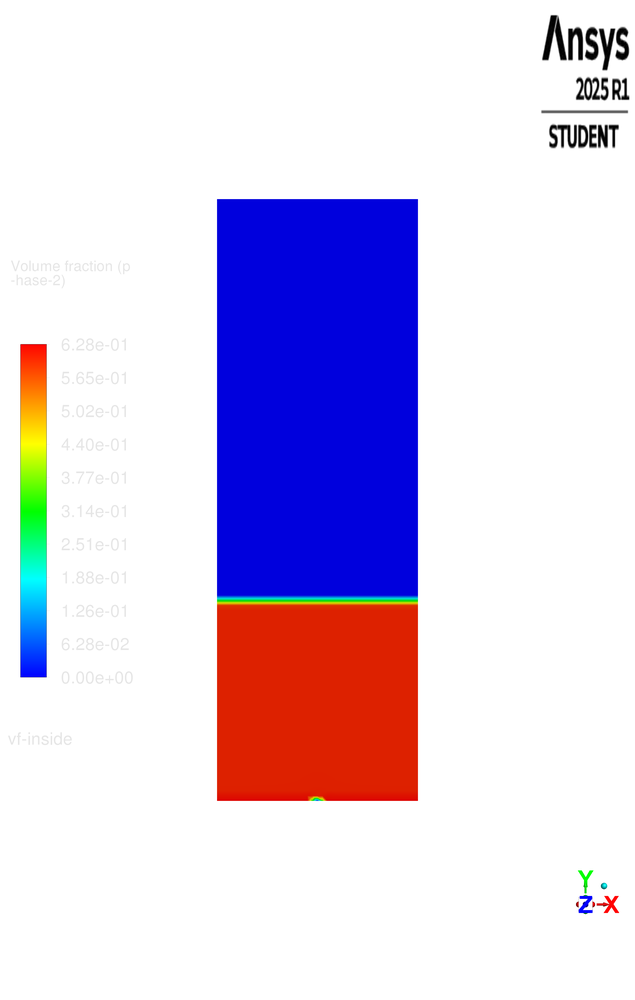
#> input picture 20/vf-inside-10_2_0006.png, 635 x 1000 px, shrunk from 2832 x 4460 before the run; its folder holds only this picture in this run
$ python main.py
#> lines starting #> are read from the running program, lines starting #| are printed output that depends on the picture; after the words box and inside, x2 and y2 are one past the last pixel; in counts of white or black regions, pixels touching at a corner belong together
import cv2
import numpy as np
import matplotlib.pyplot as plt
import pandas as pd
import os
import glob
import re
from scipy.signal import savgol_filter

# ==========================================
# CONFIGURATION
# ==========================================

BASE_DIR = os.path.dirname(os.path.abspath(__file__))
OUTPUT_DIR = os.path.join(BASE_DIR, "analysis_results")

# List of folders to analyze
FOLDERS = ["20", "30", "30_2d", "30_2rho", "45"]

# Time step settings
TIME_STEP_REAL_WORLD = 0.001

# CALIBRATION
# UPDATE THIS: Pixels to Meters conversion factor.
PIXEL_TO_METER = 1.0

# ==========================================
# HELPER FUNCTIONS
# ==========================================

def create_output_dirs():
    if not os.path.exists(OUTPUT_DIR):
        os.makedirs(OUTPUT_DIR)
    for sub in ["csv_data", "individual_plots", "comparative_plots", "debug_crops"]:
        path = os.path.join(OUTPUT_DIR, sub)
        if not os.path.exists(path):
            os.makedirs(path)

def extract_step_number(filename):
#> in analyze_single_image, img is the input picture: shape (1000, 635, 3); mean B, G, R 230.8, 206.4, 216.7
    match = re.search(r'_(\d+)\.(png|jpg|jpeg)$', filename)
    if match:
        return int(match.group(1))
    return 0

def crop_image_to_content(img, folder_name, filename):
    """
    Auto-crops to the simulation domain (the colored box), removing white/text.
    """
#> called with folder_name = '20', filename = 'vf-inside-10_2_0006.png'
    hsv = cv2.cvtColor(img, cv2.COLOR_BGR2HSV)
#> hsv: shape (1000, 635, 3); mean H, S, V 17, 52.2, 247
    mask = cv2.inRange(hsv, (0, 20, 20), (180, 255, 255))
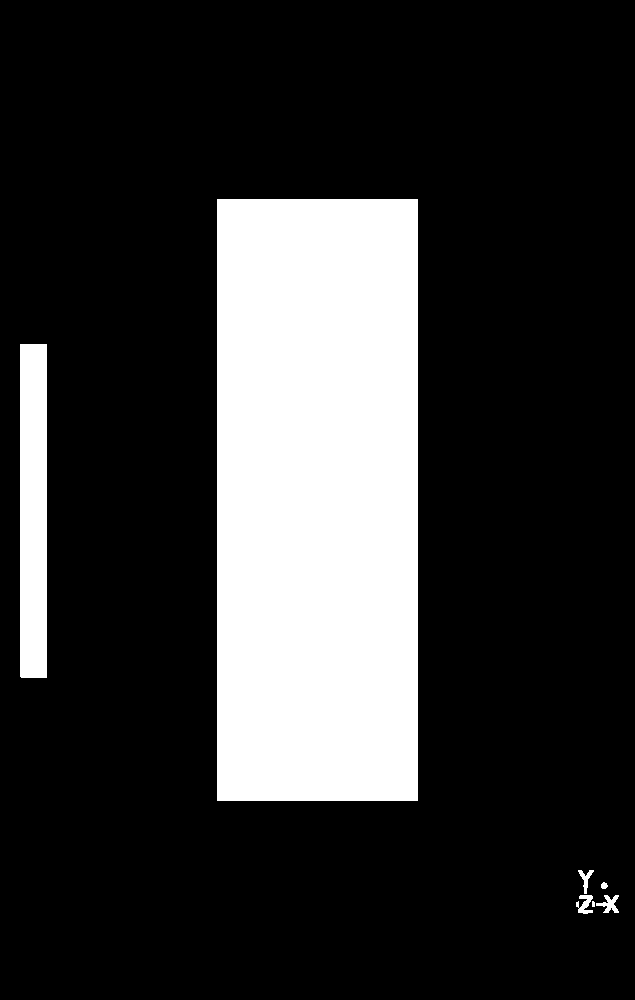
#> mask: shape (1000, 635); 20.6% white; 7 white regions (1 under 20 px), largest, box (x1, y1, x2, y2) and area: (217, 199, 418, 801) 121002, (20, 344, 47, 678) 9017, (596, 895, 619, 913) 204, (576, 895, 593, 914) 191, (578, 870, 594, 894) 139, (601, 882, 608, 889) 37

    kernel = np.ones((5,5), np.uint8)
    mask = cv2.morphologyEx(mask, cv2.MORPH_OPEN, kernel)
#> mask: shape (1000, 635); 20.5% white; 7 white regions, largest, box (x1, y1, x2, y2) and area: (217, 199, 418, 801) 121002, (20, 344, 47, 678) 9017, (607, 900, 614, 908) 53
    mask = cv2.morphologyEx(mask, cv2.MORPH_CLOSE, kernel)
#> mask: shape (1000, 635); 20.5% white; 5 white regions

    contours, _ = cv2.findContours(mask, cv2.RETR_EXTERNAL, cv2.CHAIN_APPROX_SIMPLE)
#> contours = 5 contours, 1 with area under 20; largest, box (x1, y1, x2, y2) and area: (217, 199, 418, 801) 120200, (20, 344, 47, 678) 8658, (579, 895, 592, 913) 60, (607, 900, 614, 908) 40

    if not contours:
        return img

    c = max(contours, key=cv2.contourArea)
#> c = [[217, 199], [217, 800], [417, 800], [417, 199]]
    x, y, w, h = cv2.boundingRect(c)
#> x = 217; y = 199; w = 201; h = 602

    if w < 50 or h < 50:
        return img

    cropped = img[y:y+h, x:x+w]
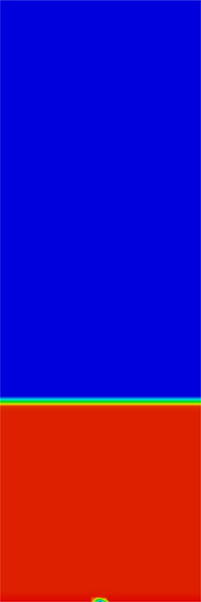
#> cropped: shape (602, 201, 3); mean B, G, R 147.3, 13.7, 73.3

    if "0010." in filename:
        debug_path = os.path.join(OUTPUT_DIR, "debug_crops", f"crop_{folder_name}.png")
        cv2.imwrite(debug_path, cropped)

    return cropped

def analyze_single_image(image_path, folder_name):
    img = cv2.imread(image_path)
    if img is None: return None

    filename = os.path.basename(image_path)
    img = crop_image_to_content(img, folder_name, filename)

    hsv = cv2.cvtColor(img, cv2.COLOR_BGR2HSV)
#> hsv: shape (602, 201, 3); mean H, S, V 81.4, 254.6, 221

    # Mask for Blue/Cyan bubble
    blue_mask = cv2.inRange(hsv, (80, 40, 40), (150, 255, 255))
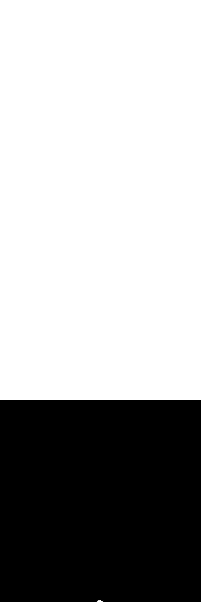
#> blue_mask: shape (602, 201); 66.5% white; 1 black region, box (x1, y1, x2, y2) and area: (0, 400, 201, 602) 40593
    blue_mask = cv2.morphologyEx(blue_mask, cv2.MORPH_OPEN, np.ones((3,3), np.uint8))
#> blue_mask: shape (602, 201); 66.5% white; 1 black region

    contours, _ = cv2.findContours(blue_mask, cv2.RETR_EXTERNAL, cv2.CHAIN_APPROX_SIMPLE)
#> contours = 2 contours, 1 with area under 20; largest, box (x1, y1, x2, y2) and area: (0, 0, 201, 400) 79800

    if not contours: return None

    contours = [c for c in contours if cv2.contourArea(c) > 20]
#> contours = [[[0, 0], [0, 399], [200, 399], [200, 0]]]
    contours = sorted(contours, key=cv2.contourArea, reverse=True)

    bubble_contour = None

    if len(contours) == 1:
        return None
    elif len(contours) >= 2:
        c1 = contours[0]
        c2 = contours[1]
        M1 = cv2.moments(c1)
        cy1 = int(M1["m01"] / M1["m00"]) if M1["m00"] != 0 else 0
        M2 = cv2.moments(c2)
        cy2 = int(M2["m01"] / M2["m00"]) if M2["m00"] != 0 else 0

        if cy1 > cy2:
            bubble_contour = c1
        else:
            bubble_contour = c2

    if bubble_contour is None:
        return None

    c = bubble_contour
    area_px = cv2.contourArea(c)
    area_m2 = area_px * (PIXEL_TO_METER ** 2)
    diameter_px = np.sqrt(4 * area_px / np.pi)
    diameter_m = diameter_px * PIXEL_TO_METER

    x, y, w, h = cv2.boundingRect(c)
    width_m = w * PIXEL_TO_METER
    height_m = h * PIXEL_TO_METER
    shape_factor = float(h) / float(w) if w != 0 else 0

    M = cv2.moments(c)
    cx = int(M["m10"] / M["m00"]) * PIXEL_TO_METER if M["m00"] != 0 else 0
    cy = int(M["m01"] / M["m00"]) * PIXEL_TO_METER if M["m00"] != 0 else 0

    img_height_px = img.shape[0]
    cy_from_bottom = (img_height_px * PIXEL_TO_METER) - cy

    perimeter = cv2.arcLength(c, True)
    circularity = (4 * np.pi * area_px) / (perimeter ** 2) if perimeter > 0 else 0

    return {
        "area": area_m2,
        "diameter": diameter_m,
        "width": width_m,
        "height": height_m,
        "shape_factor": shape_factor,
        "circularity": circularity,
        "cx": cx,
        "cy": cy_from_bottom
    }

# ==========================================
# DATA CLEANING
# ==========================================

# [25 lines left out: function remove_outliers, not called in this run]

def process_folder(folder_name):
    print(f"--- Processing {folder_name} ---")
    folder_path = os.path.join(BASE_DIR, folder_name)
    if not os.path.exists(folder_path):
        print(f"Folder not found: {folder_path}")
        return None

    extensions = ["*.png", "*.jpg", "*.jpeg"]
    image_files = []
    for ext in extensions:
        image_files.extend(glob.glob(os.path.join(folder_path, ext)))

    image_files.sort(key=extract_step_number)

    if not image_files:
        print(f"No images in {folder_name}")
        return None

    data = []
    for img_path in image_files:
        step = extract_step_number(img_path)
        time = step * TIME_STEP_REAL_WORLD

        metrics = analyze_single_image(img_path, folder_name)
        if metrics:
            metrics["time_step"] = step
            metrics["real_time"] = time
            data.append(metrics)

    df = pd.DataFrame(data)
    if not df.empty:
        # 1. Calculate Raw Velocity
        df["velocity_y_raw"] = np.gradient(df["cy"], df["real_time"])

        # 2. CLEAN DATA (Remove Outliers)
        # We create new "clean" columns for the CSV and plotting
        df["diameter_clean"] = remove_outliers(df["diameter"])
        df["shape_factor_clean"] = remove_outliers(df["shape_factor"])
        df["velocity_y_clean"] = remove_outliers(df["velocity_y_raw"])
        df["circularity_clean"] = remove_outliers(df["circularity"])
        df["area_clean"] = remove_outliers(df["area"])

        # Save CSV
        csv_path = os.path.join(OUTPUT_DIR, "csv_data", f"data_{folder_name}.csv")
        df.to_csv(csv_path, index=False)
        print(f"Saved CSV for {folder_name} (with cleaned data)")
        return df
    return None

# ==========================================
# PLOTTING
# ==========================================

# [115 lines left out: functions smooth_data, plot_individual, plot_comparative, plot_interesting, not called in this run]

# ==========================================
# MAIN
# ==========================================

def main():
    create_output_dirs()
    all_dfs = {}

    for folder in FOLDERS:
        df = process_folder(folder)
        if df is not None:
            all_dfs[folder] = df
            plot_individual(df, folder)

    if not all_dfs:
        print("No data found!")
        return

    print("Generating Comparative Plots...")
    plot_comparative(all_dfs, "diameter", "Equivalent Diameter Comparison", "Diameter (m)", "compare_diameter.png")
    plot_comparative(all_dfs, "shape_factor", "Shape Factor Comparison", "Shape Factor (-)", "compare_shape.png")
    plot_comparative(all_dfs, "velocity_y", "Rise Velocity Comparison", "Velocity (m/s)", "compare_velocity.png")
    plot_comparative(all_dfs, "circularity", "Circularity Comparison", "Circularity (-)", "compare_circularity.png")

    print("Generating Mixed Plots...")
    plot_interesting(all_dfs)

    print(f"Done! Analysis saved to: {OUTPUT_DIR}")

if __name__ == "__main__":
    main()
